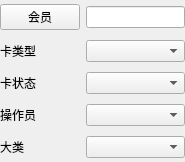
<?xml version="1.0" encoding="UTF-8"?>
<ui version="4.0">
 <class>w_rpt_report_frame_member</class>
 <widget class="QWidget" name="w_rpt_report_frame_member">
  <property name="geometry">
   <rect>
    <x>0</x>
    <y>0</y>
    <width>185</width>
    <height>162</height>
   </rect>
  </property>
  <property name="windowTitle">
   <string>Form</string>
  </property>
  <layout class="QGridLayout" name="gridLayout">
   <property name="leftMargin">
    <number>0</number>
   </property>
   <property name="topMargin">
    <number>0</number>
   </property>
   <property name="rightMargin">
    <number>0</number>
   </property>
   <property name="bottomMargin">
    <number>0</number>
   </property>
   <item row="0" column="0">
    <widget class="QPushButton" name="pushButton_vch_memberno">
     <property name="text">
      <string>会员</string>
     </property>
    </widget>
   </item>
   <item row="0" column="1">
    <widget class="QLineEdit" name="lineEdit_vch_memberno"/>
   </item>
   <item row="1" column="0">
    <widget class="QLabel" name="label_ch_typeno">
     <property name="text">
      <string>卡类型</string>
     </property>
    </widget>
   </item>
   <item row="1" column="1">
    <widget class="lds_ComboBox" name="comboBox_ch_typeno"/>
   </item>
   <item row="2" column="0">
    <widget class="QLabel" name="label_ch_state">
     <property name="text">
      <string>卡状态</string>
     </property>
    </widget>
   </item>
   <item row="3" column="1">
    <widget class="lds_ComboBox" name="comboBox_vch_operid"/>
   </item>
   <item row="3" column="0">
    <widget class="QLabel" name="label_vch_operid">
     <property name="text">
      <string>操作员</string>
     </property>
    </widget>
   </item>
   <item row="2" column="1">
    <widget class="lds_ComboBox" name="comboBox_ch_state"/>
   </item>
   <item row="4" column="0">
    <widget class="QLabel" name="label_ch_dish_type">
     <property name="text">
      <string>大类</string>
     </property>
    </widget>
   </item>
   <item row="4" column="1">
    <widget class="lds_ComboBox" name="comboBox_ch_dish_type"/>
   </item>
  </layout>
 </widget>
 <customwidgets>
  <customwidget>
   <class>lds_ComboBox</class>
   <extends>QComboBox</extends>
   <header>lds_combobox.h</header>
  </customwidget>
 </customwidgets>
 <resources/>
 <connections/>
</ui>
